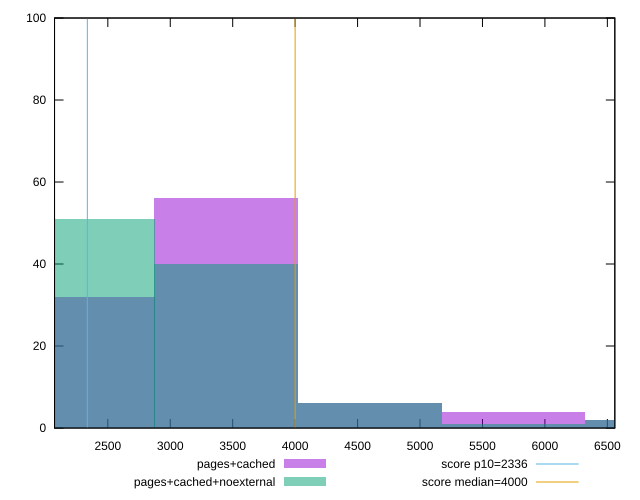

Here is the gnuplot script that generated this plot:
reset

$pagesCached <<EOF
4598.120816504135 6
2299.0604082520676 32
5747.651020630169 4
6897.181224756203 2
3448.5906123781015 56
EOF

$pagesCachedNoexternal <<EOF
3448.5906123781015 40
2299.0604082520676 51
4598.120816504135 6
5747.651020630169 1
6897.181224756203 2
EOF

set key outside below
set boxwidth 1149.5302041260338
set xrange [2073.3050000000003:6559.849]
set yrange [0:100]
set trange [0:100]
set style fill transparent solid 0.5 noborder

set parametric
set terminal svg size 640, 500 enhanced background rgb 'white'
set output "reprap/first-contentful-paint/comparison/histogram/1_vs_2.svg"

plot $pagesCached title "pages+cached" with boxes, \
     $pagesCachedNoexternal title "pages+cached+noexternal" with boxes, \
     2336,t title "score p10=2336", \
     4000,t title "score median=4000"

reset
